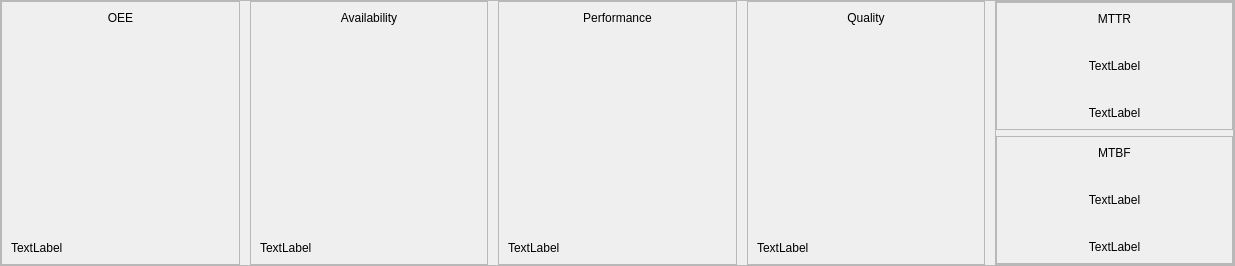
                      <widget class="QFrame" name="frame_130">
                       <property name="sizePolicy">
                        <sizepolicy hsizetype="Preferred" vsizetype="Preferred">
                         <horstretch>0</horstretch>
                         <verstretch>0</verstretch>
                        </sizepolicy>
                       </property>
                       <property name="minimumSize">
                        <size>
                         <width>1235</width>
                         <height>266</height>
                        </size>
                       </property>
                       <property name="frameShape">
                        <enum>QFrame::StyledPanel</enum>
                       </property>
                       <property name="frameShadow">
                        <enum>QFrame::Raised</enum>
                       </property>
                       <layout class="QHBoxLayout" name="horizontalLayout_84">
                        <property name="spacing">
                         <number>10</number>
                        </property>
                        <property name="leftMargin">
                         <number>0</number>
                        </property>
                        <property name="topMargin">
                         <number>0</number>
                        </property>
                        <property name="rightMargin">
                         <number>0</number>
                        </property>
                        <property name="bottomMargin">
                         <number>0</number>
                        </property>
                        <item>
                         <widget class="QFrame" name="frame_131">
                          <property name="frameShape">
                           <enum>QFrame::StyledPanel</enum>
                          </property>
                          <property name="frameShadow">
                           <enum>QFrame::Raised</enum>
                          </property>
                          <layout class="QVBoxLayout" name="verticalLayout_60">
                           <item>
                            <widget class="QLabel" name="label_4">
                             <property name="sizePolicy">
                              <sizepolicy hsizetype="Preferred" vsizetype="Maximum">
                               <horstretch>0</horstretch>
                               <verstretch>0</verstretch>
                              </sizepolicy>
                             </property>
                             <property name="text">
                              <string>OEE</string>
                             </property>
                             <property name="alignment">
                              <set>Qt::AlignCenter</set>
                             </property>
                            </widget>
                           </item>
                           <item>
                            <widget class="QWidget" name="OEE_value_chart" native="true"/>
                           </item>
                           <item>
                            <widget class="QLabel" name="pre_OEE_lbl">
                             <property name="sizePolicy">
                              <sizepolicy hsizetype="Preferred" vsizetype="Maximum">
                               <horstretch>0</horstretch>
                               <verstretch>0</verstretch>
                              </sizepolicy>
                             </property>
                             <property name="text">
                              <string>TextLabel</string>
                             </property>
                            </widget>
                           </item>
                          </layout>
                         </widget>
                        </item>
                        <item>
                         <widget class="QFrame" name="frame_132">
                          <property name="frameShape">
                           <enum>QFrame::StyledPanel</enum>
                          </property>
                          <property name="frameShadow">
                           <enum>QFrame::Raised</enum>
                          </property>
                          <layout class="QVBoxLayout" name="verticalLayout_61">
                           <item>
                            <widget class="QLabel" name="label_5">
                             <property name="sizePolicy">
                              <sizepolicy hsizetype="Preferred" vsizetype="Maximum">
                               <horstretch>0</horstretch>
                               <verstretch>0</verstretch>
                              </sizepolicy>
                             </property>
                             <property name="text">
                              <string>Availability</string>
                             </property>
                             <property name="alignment">
                              <set>Qt::AlignCenter</set>
                             </property>
                            </widget>
                           </item>
                           <item>
                            <widget class="QWidget" name="OEE_A_value_chart" native="true"/>
                           </item>
                           <item>
                            <widget class="QLabel" name="pre_A_lbl">
                             <property name="sizePolicy">
                              <sizepolicy hsizetype="Preferred" vsizetype="Maximum">
                               <horstretch>0</horstretch>
                               <verstretch>0</verstretch>
                              </sizepolicy>
                             </property>
                             <property name="text">
                              <string>TextLabel</string>
                             </property>
                            </widget>
                           </item>
                          </layout>
                         </widget>
                        </item>
                        <item>
                         <widget class="QFrame" name="frame_133">
                          <property name="frameShape">
                           <enum>QFrame::StyledPanel</enum>
                          </property>
                          <property name="frameShadow">
                           <enum>QFrame::Raised</enum>
                          </property>
                          <layout class="QVBoxLayout" name="verticalLayout_62">
                           <item>
                            <widget class="QLabel" name="label_6">
                             <property name="sizePolicy">
                              <sizepolicy hsizetype="Preferred" vsizetype="Maximum">
                               <horstretch>0</horstretch>
                               <verstretch>0</verstretch>
                              </sizepolicy>
                             </property>
                             <property name="text">
                              <string>Performance</string>
                             </property>
                             <property name="alignment">
                              <set>Qt::AlignCenter</set>
                             </property>
                            </widget>
                           </item>
                           <item>
                            <widget class="QWidget" name="OEE_P_value_chart" native="true"/>
                           </item>
                           <item>
                            <widget class="QLabel" name="pre_P_lbl">
                             <property name="sizePolicy">
                              <sizepolicy hsizetype="Preferred" vsizetype="Maximum">
                               <horstretch>0</horstretch>
                               <verstretch>0</verstretch>
                              </sizepolicy>
                             </property>
                             <property name="text">
                              <string>TextLabel</string>
                             </property>
                            </widget>
                           </item>
                          </layout>
                         </widget>
                        </item>
                        <item>
                         <widget class="QFrame" name="frame_134">
                          <property name="frameShape">
                           <enum>QFrame::StyledPanel</enum>
                          </property>
                          <property name="frameShadow">
                           <enum>QFrame::Raised</enum>
                          </property>
                          <layout class="QVBoxLayout" name="verticalLayout_63">
                           <item>
                            <widget class="QLabel" name="label_63">
                             <property name="sizePolicy">
                              <sizepolicy hsizetype="Preferred" vsizetype="Maximum">
                               <horstretch>0</horstretch>
                               <verstretch>0</verstretch>
                              </sizepolicy>
                             </property>
                             <property name="text">
                              <string>Quality</string>
                             </property>
                             <property name="alignment">
                              <set>Qt::AlignCenter</set>
                             </property>
                            </widget>
                           </item>
                           <item>
                            <widget class="QWidget" name="OEE_Q_value_chart" native="true"/>
                           </item>
                           <item>
                            <widget class="QLabel" name="pre_Q_lbl">
                             <property name="sizePolicy">
                              <sizepolicy hsizetype="Preferred" vsizetype="Maximum">
                               <horstretch>0</horstretch>
                               <verstretch>0</verstretch>
                              </sizepolicy>
                             </property>
                             <property name="text">
                              <string>TextLabel</string>
                             </property>
                            </widget>
                           </item>
                          </layout>
                         </widget>
                        </item>
                        <item>
                         <widget class="QFrame" name="frame_136">
                          <property name="frameShape">
                           <enum>QFrame::StyledPanel</enum>
                          </property>
                          <property name="frameShadow">
                           <enum>QFrame::Raised</enum>
                          </property>
                          <layout class="QVBoxLayout" name="verticalLayout_71">
                           <property name="leftMargin">
                            <number>0</number>
                           </property>
                           <property name="topMargin">
                            <number>0</number>
                           </property>
                           <property name="rightMargin">
                            <number>0</number>
                           </property>
                           <property name="bottomMargin">
                            <number>0</number>
                           </property>
                           <item>
                            <widget class="QFrame" name="frame_137">
                             <property name="frameShape">
                              <enum>QFrame::StyledPanel</enum>
                             </property>
                             <property name="frameShadow">
                              <enum>QFrame::Raised</enum>
                             </property>
                             <layout class="QVBoxLayout" name="verticalLayout_72">
                              <item>
                               <widget class="QLabel" name="label_91">
                                <property name="sizePolicy">
                                 <sizepolicy hsizetype="Preferred" vsizetype="Maximum">
                                  <horstretch>0</horstretch>
                                  <verstretch>0</verstretch>
                                 </sizepolicy>
                                </property>
                                <property name="text">
                                 <string>MTTR</string>
                                </property>
                                <property name="alignment">
                                 <set>Qt::AlignCenter</set>
                                </property>
                               </widget>
                              </item>
                              <item>
                               <widget class="QLabel" name="OEE_MTTR_value_lbl">
                                <property name="text">
                                 <string>TextLabel</string>
                                </property>
                                <property name="alignment">
                                 <set>Qt::AlignCenter</set>
                                </property>
                               </widget>
                              </item>
                              <item>
                               <widget class="QLabel" name="pre_MTTR_lbl">
                                <property name="sizePolicy">
                                 <sizepolicy hsizetype="Preferred" vsizetype="Maximum">
                                  <horstretch>0</horstretch>
                                  <verstretch>0</verstretch>
                                 </sizepolicy>
                                </property>
                                <property name="text">
                                 <string>TextLabel</string>
                                </property>
                                <property name="alignment">
                                 <set>Qt::AlignCenter</set>
                                </property>
                               </widget>
                              </item>
                             </layout>
                            </widget>
                           </item>
                           <item>
                            <widget class="QFrame" name="frame_138">
                             <property name="frameShape">
                              <enum>QFrame::StyledPanel</enum>
                             </property>
                             <property name="frameShadow">
                              <enum>QFrame::Raised</enum>
                             </property>
                             <layout class="QVBoxLayout" name="verticalLayout_73">
                              <item>
                               <widget class="QLabel" name="label_94">
                                <property name="sizePolicy">
                                 <sizepolicy hsizetype="Preferred" vsizetype="Maximum">
                                  <horstretch>0</horstretch>
                                  <verstretch>0</verstretch>
                                 </sizepolicy>
                                </property>
                                <property name="text">
                                 <string>MTBF</string>
                                </property>
                                <property name="alignment">
                                 <set>Qt::AlignCenter</set>
                                </property>
                               </widget>
                              </item>
                              <item>
                               <widget class="QLabel" name="OEE_MTBF_value_lbl">
                                <property name="text">
                                 <string>TextLabel</string>
                                </property>
                                <property name="alignment">
                                 <set>Qt::AlignCenter</set>
                                </property>
                               </widget>
                              </item>
                              <item>
                               <widget class="QLabel" name="pre_MTBF_lbl">
                                <property name="sizePolicy">
                                 <sizepolicy hsizetype="Preferred" vsizetype="Maximum">
                                  <horstretch>0</horstretch>
                                  <verstretch>0</verstretch>
                                 </sizepolicy>
                                </property>
                                <property name="text">
                                 <string>TextLabel</string>
                                </property>
                                <property name="alignment">
                                 <set>Qt::AlignCenter</set>
                                </property>
                               </widget>
                              </item>
                             </layout>
                            </widget>
                           </item>
                          </layout>
                         </widget>
                        </item>
                       </layout>
                      </widget>
